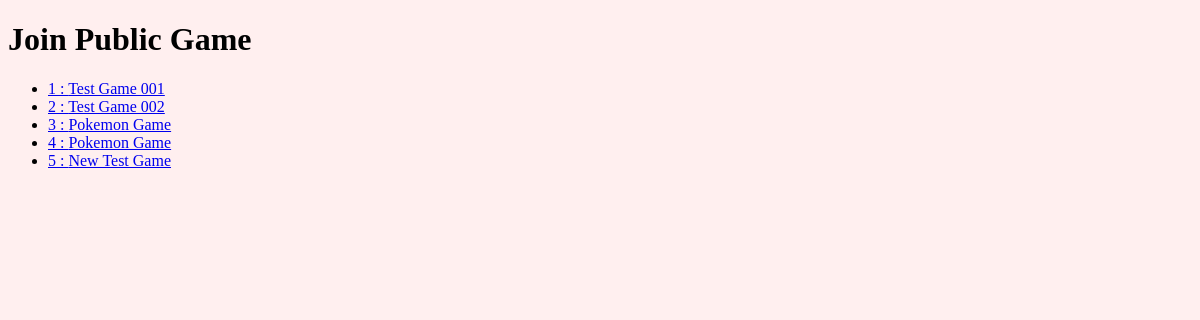
Before: /game/public with the older database file.
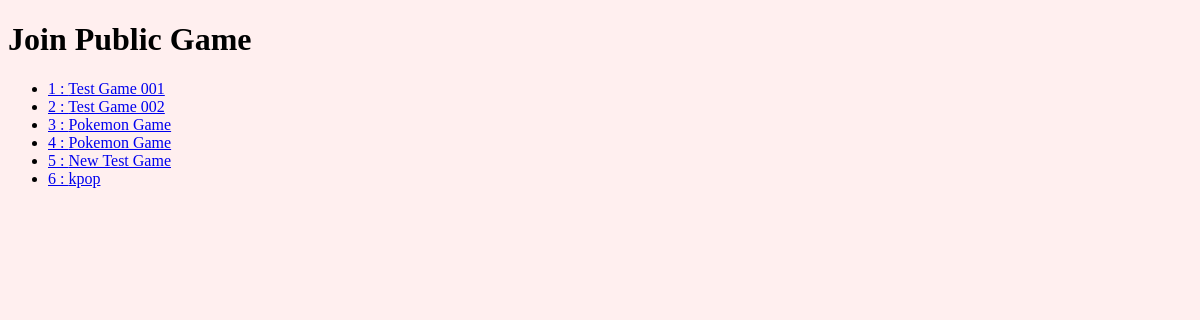
After: the same page with the newer database file.
### peppercat/models.py (models this page shows, shortened)
class Game(db.Model):
	__tablename__ = 'games'
	id            = db.Column(db.Integer, primary_key = True)
	name          = db.Column(db.String())
	date          = db.Column(db.DateTime())
	private       = db.Column(db.Boolean())
	current_scene = db.Column(db.Integer, db.ForeignKey('scenes.id'))
	game_master   = db.Column(db.Integer, db.ForeignKey('users.id'))

### peppercat/routes.py (the view)
@app.route('/game/public')
def public_games():
	public_games = Game.query.filter_by(private = False).all()
	return render_template('public_games.html', gamelist = public_games)

### peppercat/templates/public_games.html
{% extends "layout.html" %}
{% block content %}
	<h1>Join Public Game</h1>
	{% if gamelist %}
		<ul>
		{% for game in gamelist %}
			<li><a href="{{ url_for('join_game', id = game.id) }}">{{ game.id }} : {{ game.name }}</a></li>
		{% endfor %}
		</ul>
	{% endif %}
{% endblock %}

### peppercat/templates/layout.html (shortened to what this page needs)
<!doctype html>
<html lang="en">
<head>
    <link rel="stylesheet" href="{{ url_for('static', filename='css/main.css') }}">
</head>
<body>
{% block content %}
{% endblock %}
</body>
</html>

### peppercat/client/css/main.css (style rules this page uses)
body { background-color: #ffefef; }

Changed rows visible on the page:
added Game: id "6", name "kpop"
